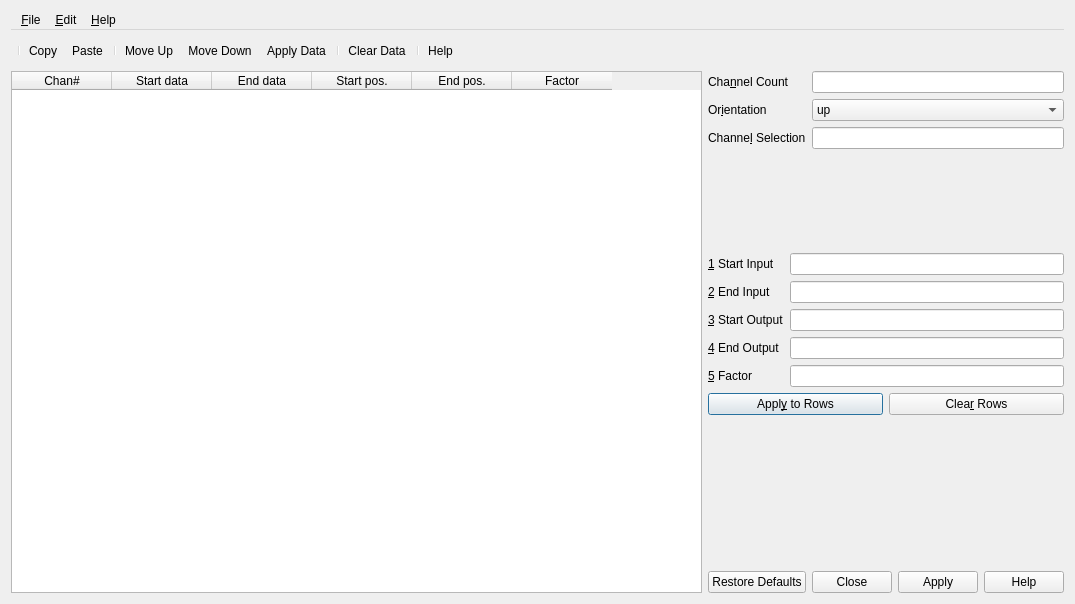
<?xml version="1.0" encoding="UTF-8"?>
<ui version="4.0">
 <class>HistogramMappingEditor</class>
 <widget class="QDialog" name="HistogramMappingEditor">
  <property name="geometry">
   <rect>
    <x>0</x>
    <y>0</y>
    <width>1075</width>
    <height>604</height>
   </rect>
  </property>
  <property name="sizePolicy">
   <sizepolicy hsizetype="Expanding" vsizetype="Expanding">
    <horstretch>0</horstretch>
    <verstretch>0</verstretch>
   </sizepolicy>
  </property>
  <property name="windowTitle">
   <string>Histogram Mapping Editor</string>
  </property>
  <property name="locale">
   <locale language="English" country="UnitedStates"/>
  </property>
  <layout class="QGridLayout" name="gridLayout_3">
   <item row="0" column="0">
    <widget class="QMenuBar" name="menubar">
     <widget class="QMenu" name="menuFile">
      <property name="title">
       <string>&amp;File</string>
      </property>
      <addaction name="actionLoad"/>
      <addaction name="actionSave"/>
      <addaction name="separator"/>
      <addaction name="actionEmpty"/>
     </widget>
     <widget class="QMenu" name="menu_Edit">
      <property name="title">
       <string>&amp;Edit</string>
      </property>
      <addaction name="actionCopy"/>
      <addaction name="actionPaste"/>
      <addaction name="separator"/>
      <addaction name="actionApplyData"/>
      <addaction name="actionClearData"/>
      <addaction name="separator"/>
      <addaction name="actionMoveUp"/>
      <addaction name="actionMoveDown"/>
     </widget>
     <widget class="QMenu" name="menu_Help">
      <property name="title">
       <string>&amp;Help</string>
      </property>
      <addaction name="actionHelp"/>
     </widget>
     <addaction name="menuFile"/>
     <addaction name="menu_Edit"/>
     <addaction name="menu_Help"/>
    </widget>
   </item>
   <item row="1" column="0">
    <widget class="QToolBar" name="toolBar">
     <property name="windowTitle">
      <string>toolBar</string>
     </property>
     <property name="floatable">
      <bool>false</bool>
     </property>
     <addaction name="separator"/>
     <addaction name="actionCopy"/>
     <addaction name="actionPaste"/>
     <addaction name="separator"/>
     <addaction name="actionMoveUp"/>
     <addaction name="actionMoveDown"/>
     <addaction name="actionApplyData"/>
     <addaction name="separator"/>
     <addaction name="actionClearData"/>
     <addaction name="separator"/>
     <addaction name="actionHelp"/>
    </widget>
   </item>
   <item row="2" column="0">
    <layout class="QHBoxLayout" name="horizontalLayout_2">
     <item>
      <widget class="HistogramEditTableWidget" name="TableWidget">
       <property name="sizePolicy">
        <sizepolicy hsizetype="Expanding" vsizetype="Expanding">
         <horstretch>1</horstretch>
         <verstretch>0</verstretch>
        </sizepolicy>
       </property>
       <property name="editTriggers">
        <set>QAbstractItemView::NoEditTriggers</set>
       </property>
       <property name="alternatingRowColors">
        <bool>true</bool>
       </property>
       <property name="selectionBehavior">
        <enum>QAbstractItemView::SelectRows</enum>
       </property>
       <property name="rowCount">
        <number>0</number>
       </property>
       <property name="columnCount">
        <number>6</number>
       </property>
       <column>
        <property name="text">
         <string>Chan#</string>
        </property>
       </column>
       <column>
        <property name="text">
         <string>Start data</string>
        </property>
       </column>
       <column>
        <property name="text">
         <string>End data</string>
        </property>
       </column>
       <column>
        <property name="text">
         <string>Start pos.</string>
        </property>
       </column>
       <column>
        <property name="text">
         <string>End pos.</string>
        </property>
       </column>
       <column>
        <property name="text">
         <string>Factor</string>
        </property>
       </column>
      </widget>
     </item>
     <item>
      <layout class="QVBoxLayout" name="verticalLayout">
       <item>
        <layout class="QGridLayout" name="gridLayout">
         <item row="0" column="0">
          <widget class="QLabel" name="LabelChannelNumber">
           <property name="toolTip">
            <string>Includes the number of channel which are used.</string>
           </property>
           <property name="text">
            <string>Cha&amp;nnel Count</string>
           </property>
           <property name="buddy">
            <cstring>ChannelNumber</cstring>
           </property>
          </widget>
         </item>
         <item row="0" column="1">
          <widget class="QLineEdit" name="ChannelNumber"/>
         </item>
         <item row="1" column="0">
          <widget class="QLabel" name="LabelOrientation">
           <property name="text">
            <string>Or&amp;ientation</string>
           </property>
           <property name="buddy">
            <cstring>Orientation</cstring>
           </property>
          </widget>
         </item>
         <item row="1" column="1">
          <widget class="QComboBox" name="Orientation">
           <property name="sizePolicy">
            <sizepolicy hsizetype="Expanding" vsizetype="Fixed">
             <horstretch>0</horstretch>
             <verstretch>0</verstretch>
            </sizepolicy>
           </property>
           <property name="toolTip">
            <string>&lt;html&gt;&lt;head/&gt;&lt;body&gt;&lt;p&gt;Orientation of mapped histogram.&lt;/p&gt;&lt;p&gt;up: up=up, down=down, left=left ...&lt;/p&gt;&lt;p&gt;down: rotated by 180deg&lt;/p&gt;&lt;p&gt;left: rotated by 90deg ccw&lt;/p&gt;&lt;p&gt;right: rotated by 90deg cw&lt;/p&gt;&lt;p&gt;uprev: up=up, down=down, but left and right are mirrored&lt;/p&gt;&lt;p&gt;downrev: up and down are mirrored, but left=left, right=right&lt;/p&gt;&lt;p&gt;leftrev: rotated by 90deg ccw, but up and down are mirrored&lt;/p&gt;&lt;p&gt;rightrev: rotated by 90deg cw, but up and down are mirrored&lt;/p&gt;&lt;p/&gt;&lt;/body&gt;&lt;/html&gt;</string>
           </property>
           <item>
            <property name="text">
             <string>up</string>
            </property>
           </item>
           <item>
            <property name="text">
             <string>down</string>
            </property>
           </item>
           <item>
            <property name="text">
             <string>left</string>
            </property>
           </item>
           <item>
            <property name="text">
             <string>right</string>
            </property>
           </item>
           <item>
            <property name="text">
             <string>up (reversed)</string>
            </property>
           </item>
           <item>
            <property name="text">
             <string>down (reversed)</string>
            </property>
           </item>
           <item>
            <property name="text">
             <string>left (reversed)</string>
            </property>
           </item>
           <item>
            <property name="text">
             <string>right (reversed)</string>
            </property>
           </item>
          </widget>
         </item>
         <item row="2" column="0">
          <widget class="QLabel" name="LabelChannel">
           <property name="text">
            <string>Channe&amp;l Selection</string>
           </property>
           <property name="buddy">
            <cstring>Channel</cstring>
           </property>
          </widget>
         </item>
         <item row="2" column="1">
          <widget class="QLineEdit" name="Channel">
           <property name="toolTip">
            <string>&lt;html&gt;&lt;head/&gt;&lt;body&gt;&lt;p&gt;Marks the specified channels.&lt;/p&gt;&lt;p&gt;(An area will be marked if two numbers are seperated by a hyphen.)&lt;/p&gt;&lt;/body&gt;&lt;/html&gt;</string>
           </property>
          </widget>
         </item>
        </layout>
       </item>
       <item>
        <spacer name="verticalSpacer1">
         <property name="orientation">
          <enum>Qt::Vertical</enum>
         </property>
         <property name="sizeHint" stdset="0">
          <size>
           <width>108</width>
           <height>88</height>
          </size>
         </property>
        </spacer>
       </item>
       <item>
        <layout class="QGridLayout" name="gridLayout_2">
         <item row="0" column="0">
          <widget class="QLabel" name="LabelStartInput">
           <property name="text">
            <string>&amp;1 Start Input</string>
           </property>
           <property name="buddy">
            <cstring>StartInput</cstring>
           </property>
          </widget>
         </item>
         <item row="0" column="1">
          <widget class="QLineEdit" name="StartInput">
           <property name="toolTip">
            <string>Input tube start position (0 &lt;= data &lt; 960)</string>
           </property>
          </widget>
         </item>
         <item row="1" column="0">
          <widget class="QLabel" name="LabelEndInput">
           <property name="text">
            <string>&amp;2 End Input</string>
           </property>
           <property name="buddy">
            <cstring>EndInput</cstring>
           </property>
          </widget>
         </item>
         <item row="1" column="1">
          <widget class="QLineEdit" name="EndInput">
           <property name="toolTip">
            <string>Input tube end position (0 &lt;= data &lt; 960)</string>
           </property>
          </widget>
         </item>
         <item row="2" column="0">
          <widget class="QLabel" name="LabelStartOutput">
           <property name="text">
            <string>&amp;3 Start Output</string>
           </property>
           <property name="buddy">
            <cstring>StartOutput</cstring>
           </property>
          </widget>
         </item>
         <item row="2" column="1">
          <widget class="QLineEdit" name="StartOutput">
           <property name="toolTip">
            <string>Mapped output start position (pos &gt;= 0)</string>
           </property>
          </widget>
         </item>
         <item row="3" column="0">
          <widget class="QLabel" name="LabelEndOutput">
           <property name="text">
            <string>&amp;4 End Output</string>
           </property>
           <property name="buddy">
            <cstring>EndOutput</cstring>
           </property>
          </widget>
         </item>
         <item row="3" column="1">
          <widget class="QLineEdit" name="EndOutput">
           <property name="toolTip">
            <string>Mapped output end position (pos &gt;= 0)</string>
           </property>
          </widget>
         </item>
         <item row="4" column="0">
          <widget class="QLabel" name="LabelFactor">
           <property name="text">
            <string>&amp;5 Factor</string>
           </property>
           <property name="buddy">
            <cstring>Factor</cstring>
           </property>
          </widget>
         </item>
         <item row="4" column="1">
          <widget class="QLineEdit" name="Factor"/>
         </item>
        </layout>
       </item>
       <item>
        <layout class="QHBoxLayout" name="horizontalLayout">
         <item>
          <widget class="QPushButton" name="ApplyData">
           <property name="toolTip">
            <string>Applies the values from text fields to selected rows in the table.</string>
           </property>
           <property name="text">
            <string>Appl&amp;y to Rows</string>
           </property>
           <property name="default">
            <bool>true</bool>
           </property>
          </widget>
         </item>
         <item>
          <widget class="QPushButton" name="ClearData">
           <property name="toolTip">
            <string>Clear selected rows in the table (see help).</string>
           </property>
           <property name="text">
            <string>Clea&amp;r Rows</string>
           </property>
          </widget>
         </item>
        </layout>
       </item>
       <item>
        <spacer name="verticalSpacer2">
         <property name="orientation">
          <enum>Qt::Vertical</enum>
         </property>
         <property name="sizeHint" stdset="0">
          <size>
           <width>108</width>
           <height>150</height>
          </size>
         </property>
        </spacer>
       </item>
       <item>
        <widget class="QDialogButtonBox" name="buttonBox">
         <property name="orientation">
          <enum>Qt::Horizontal</enum>
         </property>
         <property name="standardButtons">
          <set>QDialogButtonBox::Apply|QDialogButtonBox::Close|QDialogButtonBox::Help|QDialogButtonBox::RestoreDefaults</set>
         </property>
        </widget>
       </item>
      </layout>
     </item>
    </layout>
   </item>
  </layout>
  <action name="actionLoad">
   <property name="icon">
    <iconset resource="qmesydaq.qrc">
     <normaloff>:/images/fileopen.xpm</normaloff>:/images/fileopen.xpm</iconset>
   </property>
   <property name="text">
    <string>&amp;Load Mapping Configuration ...</string>
   </property>
   <property name="iconText">
    <string>Load</string>
   </property>
   <property name="toolTip">
    <string>Load a mapping file into this editor.</string>
   </property>
  </action>
  <action name="actionSave">
   <property name="icon">
    <iconset resource="qmesydaq.qrc">
     <normaloff>:/images/filesave.xpm</normaloff>:/images/filesave.xpm</iconset>
   </property>
   <property name="text">
    <string>&amp;Save Mapping Configuration ...</string>
   </property>
   <property name="iconText">
    <string>Save</string>
   </property>
   <property name="toolTip">
    <string>Saves the of this editor into a file.</string>
   </property>
  </action>
  <action name="actionEmpty">
   <property name="text">
    <string>&amp;Clear to empty default</string>
   </property>
   <property name="iconText">
    <string>Restore Defaults</string>
   </property>
   <property name="toolTip">
    <string>Restores the default mapping.</string>
   </property>
  </action>
  <action name="actionCopy">
   <property name="icon">
    <iconset resource="qmesydaq.qrc">
     <normaloff>:/images/editcopy.xpm</normaloff>:/images/editcopy.xpm</iconset>
   </property>
   <property name="text">
    <string>&amp;Copy</string>
   </property>
   <property name="toolTip">
    <string>Copies data of selected rows into clipboard.</string>
   </property>
   <property name="shortcut">
    <string>Ctrl+C</string>
   </property>
  </action>
  <action name="actionPaste">
   <property name="icon">
    <iconset resource="qmesydaq.qrc">
     <normaloff>:/images/editpaste.xpm</normaloff>:/images/editpaste.xpm</iconset>
   </property>
   <property name="text">
    <string>&amp;Paste</string>
   </property>
   <property name="toolTip">
    <string>Pastes the clipboard data into the first selected row and below.</string>
   </property>
   <property name="shortcut">
    <string>Ctrl+V</string>
   </property>
  </action>
  <action name="actionApplyData">
   <property name="icon">
    <iconset resource="qmesydaq.qrc">
     <normaloff>:/images/apply.png</normaloff>:/images/apply.png</iconset>
   </property>
   <property name="text">
    <string>Appl&amp;y Data</string>
   </property>
   <property name="toolTip">
    <string>Applies the values from text fields to selected rows in the table.</string>
   </property>
   <property name="shortcut">
    <string>Alt+Y</string>
   </property>
  </action>
  <action name="actionClearData">
   <property name="icon">
    <iconset resource="qmesydaq.qrc">
     <normaloff>:/images/clear.png</normaloff>:/images/clear.png</iconset>
   </property>
   <property name="text">
    <string>Clea&amp;r Data</string>
   </property>
   <property name="toolTip">
    <string>Clears selected rows int the table (see help).</string>
   </property>
   <property name="shortcut">
    <string>Alt+R</string>
   </property>
  </action>
  <action name="actionMoveUp">
   <property name="icon">
    <iconset resource="qmesydaq.qrc">
     <normaloff>:/images/up.png</normaloff>:/images/up.png</iconset>
   </property>
   <property name="text">
    <string>Move &amp;Up</string>
   </property>
   <property name="toolTip">
    <string>Moves the currently marked rows up by one line.</string>
   </property>
   <property name="shortcut">
    <string>Alt+U</string>
   </property>
  </action>
  <action name="actionMoveDown">
   <property name="icon">
    <iconset resource="qmesydaq.qrc">
     <normaloff>:/images/down.png</normaloff>:/images/down.png</iconset>
   </property>
   <property name="text">
    <string>Move &amp;Down</string>
   </property>
   <property name="toolTip">
    <string>Moves the currently marked rows down by one line.</string>
   </property>
   <property name="shortcut">
    <string>Alt+D</string>
   </property>
  </action>
  <action name="actionHelp">
   <property name="icon">
    <iconset resource="qmesydaq.qrc">
     <normaloff>:/images/help.png</normaloff>:/images/help.png</iconset>
   </property>
   <property name="text">
    <string>Help ...</string>
   </property>
   <property name="toolTip">
    <string>Shows a simple help window</string>
   </property>
   <property name="shortcut">
    <string>F1</string>
   </property>
  </action>
 </widget>
 <customwidgets>
  <customwidget>
   <class>HistogramEditTableWidget</class>
   <extends>QTableWidget</extends>
   <header>histogramedittablewidget.h</header>
  </customwidget>
 </customwidgets>
 <tabstops>
  <tabstop>TableWidget</tabstop>
  <tabstop>ChannelNumber</tabstop>
  <tabstop>Orientation</tabstop>
  <tabstop>Channel</tabstop>
  <tabstop>StartInput</tabstop>
  <tabstop>EndInput</tabstop>
  <tabstop>StartOutput</tabstop>
  <tabstop>EndOutput</tabstop>
  <tabstop>Factor</tabstop>
  <tabstop>ApplyData</tabstop>
  <tabstop>ClearData</tabstop>
  <tabstop>buttonBox</tabstop>
 </tabstops>
 <resources>
  <include location="qmesydaq.qrc"/>
 </resources>
 <connections>
  <connection>
   <sender>buttonBox</sender>
   <signal>accepted()</signal>
   <receiver>HistogramMappingEditor</receiver>
   <slot>accept()</slot>
   <hints>
    <hint type="sourcelabel">
     <x>859</x>
     <y>597</y>
    </hint>
    <hint type="destinationlabel">
     <x>157</x>
     <y>274</y>
    </hint>
   </hints>
  </connection>
  <connection>
   <sender>buttonBox</sender>
   <signal>rejected()</signal>
   <receiver>HistogramMappingEditor</receiver>
   <slot>reject()</slot>
   <hints>
    <hint type="sourcelabel">
     <x>927</x>
     <y>597</y>
    </hint>
    <hint type="destinationlabel">
     <x>286</x>
     <y>274</y>
    </hint>
   </hints>
  </connection>
  <connection>
   <sender>actionLoad</sender>
   <signal>triggered()</signal>
   <receiver>HistogramMappingEditor</receiver>
   <slot>loadClick()</slot>
   <hints>
    <hint type="sourcelabel">
     <x>-1</x>
     <y>-1</y>
    </hint>
    <hint type="destinationlabel">
     <x>537</x>
     <y>301</y>
    </hint>
   </hints>
  </connection>
  <connection>
   <sender>actionSave</sender>
   <signal>triggered()</signal>
   <receiver>HistogramMappingEditor</receiver>
   <slot>saveClick()</slot>
   <hints>
    <hint type="sourcelabel">
     <x>-1</x>
     <y>-1</y>
    </hint>
    <hint type="destinationlabel">
     <x>537</x>
     <y>301</y>
    </hint>
   </hints>
  </connection>
  <connection>
   <sender>actionEmpty</sender>
   <signal>triggered()</signal>
   <receiver>HistogramMappingEditor</receiver>
   <slot>setDefaultsClick()</slot>
   <hints>
    <hint type="sourcelabel">
     <x>-1</x>
     <y>-1</y>
    </hint>
    <hint type="destinationlabel">
     <x>537</x>
     <y>301</y>
    </hint>
   </hints>
  </connection>
  <connection>
   <sender>actionCopy</sender>
   <signal>triggered()</signal>
   <receiver>HistogramMappingEditor</receiver>
   <slot>copyTubesClick()</slot>
   <hints>
    <hint type="sourcelabel">
     <x>-1</x>
     <y>-1</y>
    </hint>
    <hint type="destinationlabel">
     <x>537</x>
     <y>301</y>
    </hint>
   </hints>
  </connection>
  <connection>
   <sender>actionPaste</sender>
   <signal>triggered()</signal>
   <receiver>HistogramMappingEditor</receiver>
   <slot>pasteTubesClick()</slot>
   <hints>
    <hint type="sourcelabel">
     <x>-1</x>
     <y>-1</y>
    </hint>
    <hint type="destinationlabel">
     <x>537</x>
     <y>301</y>
    </hint>
   </hints>
  </connection>
  <connection>
   <sender>actionApplyData</sender>
   <signal>triggered()</signal>
   <receiver>HistogramMappingEditor</receiver>
   <slot>applyClick()</slot>
   <hints>
    <hint type="sourcelabel">
     <x>-1</x>
     <y>-1</y>
    </hint>
    <hint type="destinationlabel">
     <x>537</x>
     <y>301</y>
    </hint>
   </hints>
  </connection>
  <connection>
   <sender>actionClearData</sender>
   <signal>triggered()</signal>
   <receiver>HistogramMappingEditor</receiver>
   <slot>clearClick()</slot>
   <hints>
    <hint type="sourcelabel">
     <x>-1</x>
     <y>-1</y>
    </hint>
    <hint type="destinationlabel">
     <x>537</x>
     <y>301</y>
    </hint>
   </hints>
  </connection>
  <connection>
   <sender>actionMoveUp</sender>
   <signal>triggered()</signal>
   <receiver>HistogramMappingEditor</receiver>
   <slot>shiftTubesUp()</slot>
   <hints>
    <hint type="sourcelabel">
     <x>-1</x>
     <y>-1</y>
    </hint>
    <hint type="destinationlabel">
     <x>537</x>
     <y>301</y>
    </hint>
   </hints>
  </connection>
  <connection>
   <sender>actionMoveDown</sender>
   <signal>triggered()</signal>
   <receiver>HistogramMappingEditor</receiver>
   <slot>shiftTubesDown()</slot>
   <hints>
    <hint type="sourcelabel">
     <x>-1</x>
     <y>-1</y>
    </hint>
    <hint type="destinationlabel">
     <x>537</x>
     <y>301</y>
    </hint>
   </hints>
  </connection>
  <connection>
   <sender>actionHelp</sender>
   <signal>triggered()</signal>
   <receiver>HistogramMappingEditor</receiver>
   <slot>helpClick()</slot>
   <hints>
    <hint type="sourcelabel">
     <x>-1</x>
     <y>-1</y>
    </hint>
    <hint type="destinationlabel">
     <x>537</x>
     <y>301</y>
    </hint>
   </hints>
  </connection>
  <connection>
   <sender>Channel</sender>
   <signal>textChanged(QString)</signal>
   <receiver>HistogramMappingEditor</receiver>
   <slot>textChanged(QString)</slot>
   <hints>
    <hint type="sourcelabel">
     <x>897</x>
     <y>101</y>
    </hint>
    <hint type="destinationlabel">
     <x>537</x>
     <y>301</y>
    </hint>
   </hints>
  </connection>
  <connection>
   <sender>ApplyData</sender>
   <signal>clicked()</signal>
   <receiver>HistogramMappingEditor</receiver>
   <slot>applyClick()</slot>
   <hints>
    <hint type="sourcelabel">
     <x>724</x>
     <y>401</y>
    </hint>
    <hint type="destinationlabel">
     <x>537</x>
     <y>301</y>
    </hint>
   </hints>
  </connection>
  <connection>
   <sender>ClearData</sender>
   <signal>clicked()</signal>
   <receiver>HistogramMappingEditor</receiver>
   <slot>clearClick()</slot>
   <hints>
    <hint type="sourcelabel">
     <x>954</x>
     <y>401</y>
    </hint>
    <hint type="destinationlabel">
     <x>537</x>
     <y>301</y>
    </hint>
   </hints>
  </connection>
  <connection>
   <sender>TableWidget</sender>
   <signal>itemSelectionChanged()</signal>
   <receiver>HistogramMappingEditor</receiver>
   <slot>itemSelectionChanged()</slot>
   <hints>
    <hint type="sourcelabel">
     <x>305</x>
     <y>314</y>
    </hint>
    <hint type="destinationlabel">
     <x>537</x>
     <y>301</y>
    </hint>
   </hints>
  </connection>
 </connections>
 <slots>
  <signal>applyedData()</signal>
  <slot>on_ButtonBoxClicked(QAbstractButton *)</slot>
  <slot>textChanged(QString)</slot>
  <slot>itemSelectionChanged()</slot>
  <slot>applyClick()</slot>
  <slot>clearClick()</slot>
  <slot>saveClick()</slot>
  <slot>loadClick()</slot>
  <slot>shiftTubesDown()</slot>
  <slot>shiftTubesUp()</slot>
  <slot>copyTubesClick()</slot>
  <slot>pasteTubesClick()</slot>
  <slot>helpClick()</slot>
  <slot>setDefaultsClick()</slot>
 </slots>
</ui>
